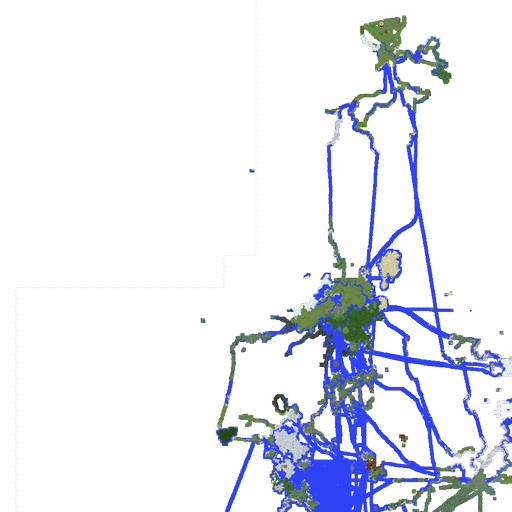
#> input picture master/1/0_0.png, 512 x 512 px, found by its file name; its folder holds only this picture in this run
$ python foogle-maps.py   (Python 2 division)   (older library calls are emulated)
#> lines starting #> are read from the running program, lines starting #| are printed output that depends on the picture
import requests
import shutil
import Image
import os
from StringIO import StringIO

radius = 30
width = 2*radius

# [16 lines left out: function process_journeymap, not called in this run]

def create_zoomed_tiles():
	# Recursively make larger (area) tiles from smaller ones
	for z in range (5,0,-1):
		print "z=",z
		shutil.rmtree("master/"+str(z))
		os.mkdir("master/"+str(z))
		for x in range(2**z):
			print " ",x,"/",2**z
			for y in range(2**z):
				# Create a new tile from 4 tiles of the previous size
				newtile = Image.new("RGBA", (1024,1024), "white")
#> newtile: PIL image 1024x1024 RGBA; every value is 255
				for i in range(2):
					for j in range(2):
						try:
							tile = Image.open("master/"+str(z+1)+"/"+str(2*x+i)+"_"+str(2*y+j)+".png")
#> tile is the input picture: PIL image 512x512 RGBA; mean R, G, B, A 173.6, 176.4, 186.2, 108.4
							box = (i*512, j*512, (i+1)*512, (j+1)*512)
							newtile.paste(tile, box)
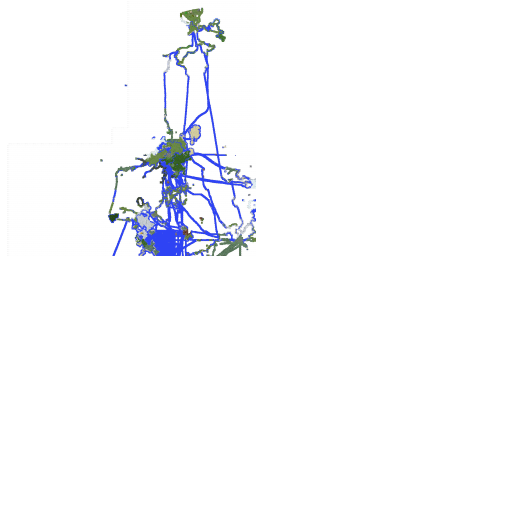
#> newtile: PIL image 1024x1024 RGBA (shown at 1/2 size); mean R, G, B, A 234.7, 235.4, 237.8, 218.3; transparent parts drawn white
						except:
							pass
				# Resize so the new tiles are still 512x512
				newtile = newtile.resize((512,512), Image.ANTIALIAS)
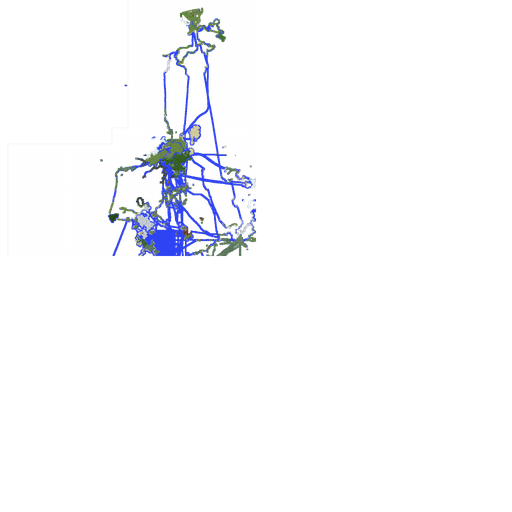
#> newtile: PIL image 512x512 RGBA; mean R, G, B, A 221.9, 222.8, 226.2, 218.3; transparent parts drawn white
				newtile.save("master/"+str(z)+"/"+str(x)+"_"+str(y)+".png")


# Deprecated, creates single image of whole map
# [48 lines left out: functions create_map, download_tiles, merge, not called in this run]
	# [7 lines of commented-out code are left out]
#> (the run stopped early here; a loop or call above may not have finished)
